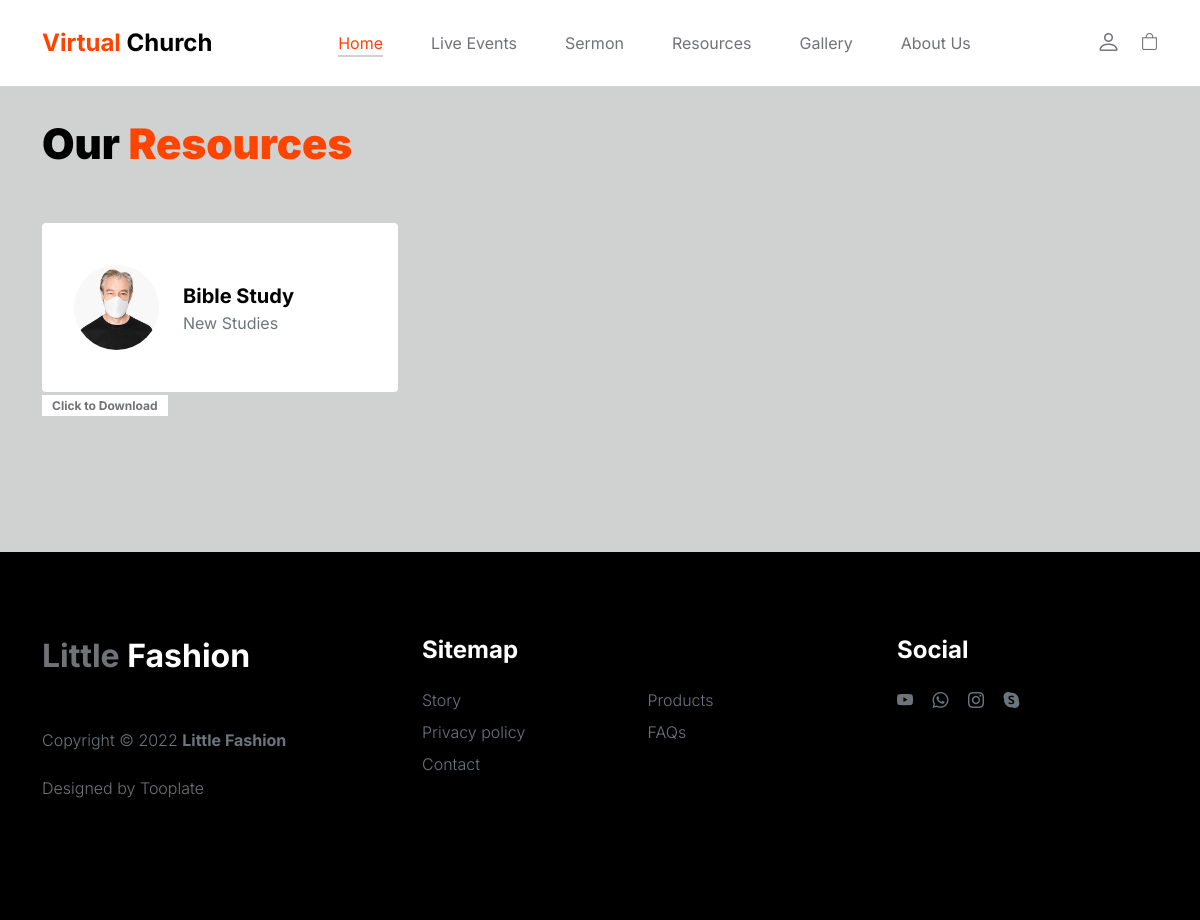
The app's page /resources/, older data.
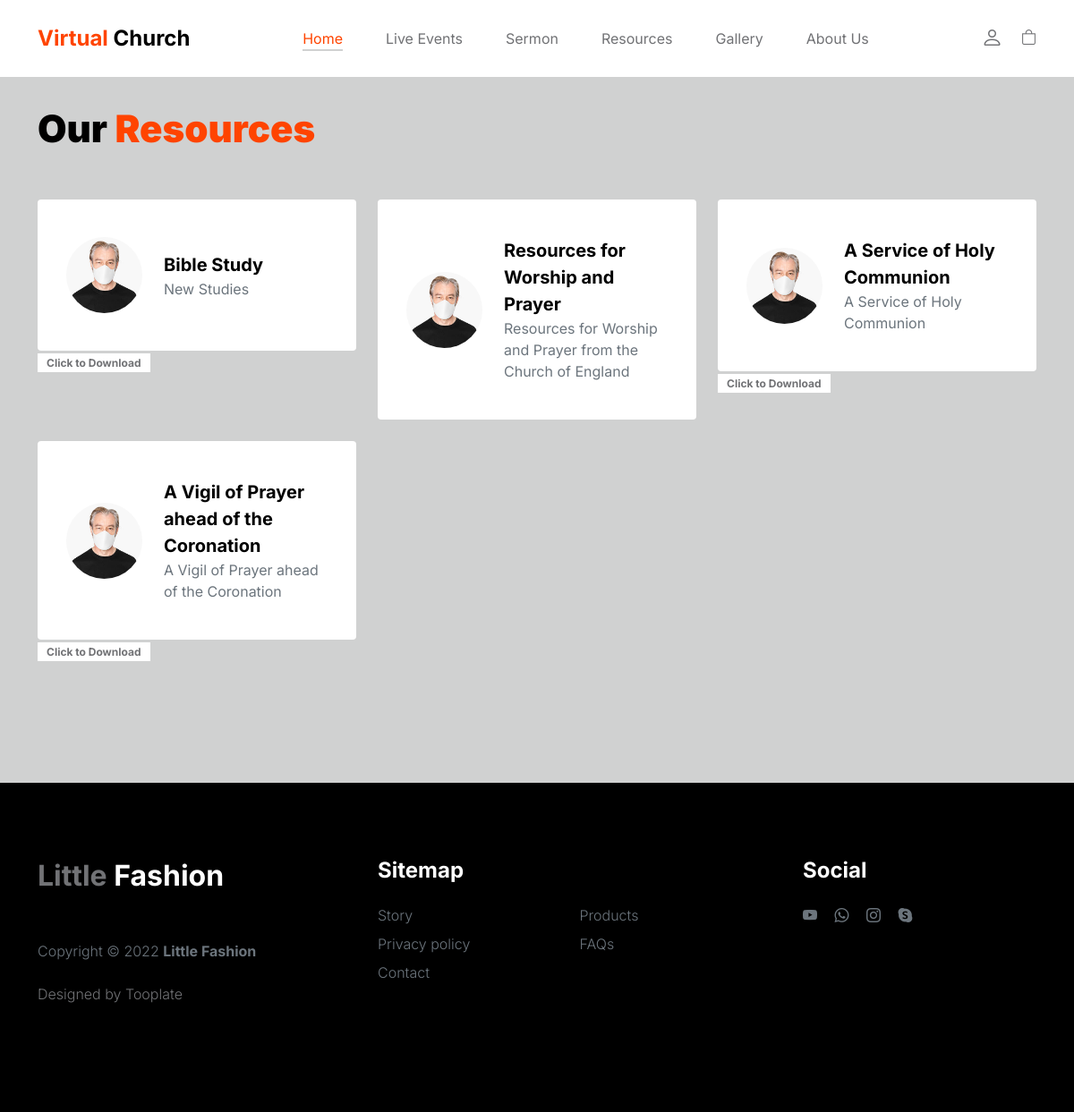
The same page, newer data.
### home/models.py (models this page shows, shortened)
class Resource(models.Model):
    RESOURCE_TYPES = (
        ('bible_study', 'Bible Study'),
        ('event', 'Event'),
        ('forum', 'Forum Discussion'),
    )
    title = models.CharField(max_length=255)
    description = models.TextField()
    resource_type = models.CharField(max_length=15, choices=RESOURCE_TYPES)
    files = models.FileField(upload_to='learning_files', blank=True)
    uploaded_at = models.DateTimeField(auto_now_add=True)

### home/views.py (the view)
# urls.py: path('resources/', views.resources, name='resources'),
def resources(request):
    resources = Resource.objects.all()
    return render(request, 'resources.html', {'resources': resources})

### home/templates/resources.html (shortened to what this page needs)
{% extends "base.html" %}
{% load static %}
{% block content %}
<section class="team section-padding">
  <div class="container">
      <div class="row">
          <div class="col-12">
              <h2 class="mb-5">Our <span>Resources</span></h2>
          </div>
          {% if resources %}
          {% for resource in resources %}
          <div class="col-lg-4 mb-4 col-12">
              <div class="team-thumb d-flex align-items-center">
                  <img src="{% static 'images/people/senior-man-wearing-white-face-mask-covid-19-campaign-with-design-space.jpeg' %}" class="img-fluid custom-circle-image team-image me-4" alt="">
                  <div class="team-info">
                      <h6 class="mb-0">{{ resource.title }}</h6>
                      <a class="text-muted">{{ resource.description }} </a>
                  </div>
              </div>
              {% if resource.files %}
              <a href="{{ resource.files.url }}" download style="color: rgb(56, 136, 80); font-weight: bold; "><span class="product-alert me-auto" >Click to Download</span></a>
                {% endif %}
          </div>
          {% endfor %}
          {% else %}
          <p>No resources available.</p>
      {% endif %}
      </div>
  </div>
</section>
{% endblock content %}

### home/templates/base.html (shortened to what this page needs)
{% load static %}
<!doctype html>
<html lang="en">
    <head>
        <link href="{% static 'css/bootstrap.min.css' %}" rel="stylesheet">
        <link href="{% static 'css/bootstrap-icons.css' %}" rel="stylesheet">
        <link rel="stylesheet" href="{% static 'css/slick.css' %}"/>
        <link href="{% static 'css/tooplate-little-fashion.css' %}" rel="stylesheet">
    </head>
    <body>
        <main>
            <nav class="navbar navbar-expand-lg">
                <div class="container">
                    <a class="navbar-brand" href="index.html">
                        <strong><span>Virtual</span> Church</strong>
                    </a>
                    <div class="collapse navbar-collapse" id="navbarNav">
                        <ul class="navbar-nav mx-auto">
                            <li class="nav-item">
                                <a class="nav-link active" href="index.html">Home</a>
                            </li>
                            <li class="nav-item">
                                <a class="nav-link" href="{% url 'live_event' %}">Live Events</a>
                            </li>
                            <li class="nav-item">
                                <a class="nav-link" href="{% url 'sermon_list' %}">Sermon</a>
                            </li>
                            <li class="nav-item">
                                <a class="nav-link" href="{% url 'resources' %}">Resources</a>
                            </li>
                            <li class="nav-item">
                                <a class="nav-link" href="contact.html">Gallery</a>
                            </li>
                            <li class="nav-item">
                              <a class="nav-link" href="contact.html">About Us</a>
                          </li>
                        </ul>
                        <div class="d-none d-lg-block">
                            <a href="sign-in.html" class="bi-person custom-icon me-3"></a>
                            <a href="product-detail.html" class="bi-bag custom-icon"></a>
                        </div>
                    </div>
                </div>
            </nav>
            {% block content %}{% endblock %}
        </main>
        <footer class="site-footer">
            <div class="container">
                <div class="row">
                    <div class="col-lg-3 col-10 me-auto mb-4">
                        <h4 class="text-white mb-3"><a href="index.html">Little</a> Fashion</h4>
                        <p class="copyright-text text-muted mt-lg-5 mb-4 mb-lg-0">Copyright © 2022 <strong>Little Fashion</strong></p>
                        <br>
                        <p class="copyright-text">Designed by <a href="https://www.tooplate.com/" target="_blank">Tooplate</a></p>
                    </div>
                    <div class="col-lg-5 col-8">
                        <h5 class="text-white mb-3">Sitemap</h5>
                        <ul class="footer-menu d-flex flex-wrap">
                            <li class="footer-menu-item"><a href="about.html" class="footer-menu-link">Story</a></li>
                            <li class="footer-menu-item"><a href="#" class="footer-menu-link">Products</a></li>
                            <li class="footer-menu-item"><a href="#" class="footer-menu-link">Privacy policy</a></li>
                            <li class="footer-menu-item"><a href="#" class="footer-menu-link">FAQs</a></li>
                            <li class="footer-menu-item"><a href="#" class="footer-menu-link">Contact</a></li>
                        </ul>
                    </div>
                    <div class="col-lg-3 col-4">
                        <h5 class="text-white mb-3">Social</h5>
                        <ul class="social-icon">
                            <li><a href="#" class="social-icon-link bi-youtube"></a></li>
                            <li><a href="#" class="social-icon-link bi-whatsapp"></a></li>
                            <li><a href="#" class="social-icon-link bi-instagram"></a></li>
                            <li><a href="#" class="social-icon-link bi-skype"></a></li>
                        </ul>
                    </div>
                </div>
            </div>
        </footer>
    </body>
</html>

### static/css/tooplate-little-fashion.css (style rules this page uses)
:root { --white-color: #FFFFFF; --primary-color: #FF4400; --section-bg-color: #f0f8ff; --dark-color: #000000; --grey-color: #d0d1d1; --p-color: #717275; --body-font-family: 'Inter', sans-serif; --h5-font-size: 24px; --p-font-size: 20px; --copyright-text-font-size: 16px; --product-link-font-size: 14px; --custom-link-font-size: 12px; --font-weight-thin: 100; --font-weight-light: 300; --font-weight-normal: 400; --font-weight-bold: 700; --font-weight-black: 900; }
body, html { height: 100%; }
html { scroll-behavior: smooth; }
body { background: var(--white-color); font-family: var(--body-font-family); position: relative; }
h2, h3, h4, h5, h6 { color: var(--dark-color); line-height: inherit; }
h1, h2, h3, h4, h5, h6 { font-weight: var(--font-weight-bold); }
h1, h2 { font-weight: var(--font-weight-black); }
h2 { font-size: 42px; }
h4 { font-size: 32px; }
h5 { font-size: 24px; }
h6 { font-size: 20px; }
p { color: var(--p-color); font-size: var(--p-font-size); font-weight: var(--font-weight-light); }
a, button { touch-action: manipulation; transition: all 0.3s; }
a { color: var(--p-color); text-decoration: none; }
b, strong { font-weight: var(--font-weight-bold); }
.custom-icon { color: var(--p-color); font-size: 24px; }
.custom-icon { display: inline-block; vertical-align: middle; }
.bi-bag.custom-icon { font-size: 17px; }
.navbar { background: var(--white-color); position: fixed; top: 0; right: 0; left: 0; padding: 25px 0; z-index: 2; will-change: transform; transition: transform 300ms linear; }
.navbar span, h2 span, h4 span { color: var(--primary-color); }
.navbar-brand { color: var(--dark-color); font-size: 24px; font-weight: var(--font-weight-light); margin: 0; padding: 0; }
.navbar-expand-lg .navbar-nav .nav-link { display: inline-block; padding: 0; margin-right: 1.5rem; margin-left: 1.5rem; }
.nav-link { color: var(--p-color); font-size: 16px; position: relative; }
.navbar .nav-link::after { position: absolute; top: 100%; left: 0; width: 100%; height: 2px; background: var(--grey-color); content: ''; opacity: 0; -webkit-transition: opacity 0.3s, -webkit-transform 0.3s; -moz-transition: opacity 0.3s, -moz-transform 0.3s; transition: opacity 0.3s, transform 0.3s; -webkit-transform: translateY(10px); -moz-transform: translateY(10px); transform: translateY(10px); }
.navbar .nav-link.active::after, .navbar .nav-link:hover::after { opacity: 1; -webkit-transform: translateY(0px); -moz-transform: translateY(0px); transform: translateY(0px); }
.navbar .nav-link.active, .navbar .nav-link:hover { color: var(--primary-color); }
.custom-circle-image { border-radius: 100px; width: 55px; height: 55px; }
.custom-circle-image.team-image { width: 85px; height: 85px; }
section { content-visibility: auto; contain-intrinsic-size: 700px; }
.section-padding { padding-top: 7rem; padding-bottom: 7rem; }
.team { background: var(--grey-color); }
.team-thumb { background: var(--white-color); position: relative; border-radius: .25rem; padding: 42px 32px; }
.team-info { width: 100%; }
.product-alert { background: var(--white-color); color: var(--p-color); font-size: var(--custom-link-font-size); font-weight: var(--font-weight-bold); padding: 3px 10px; }
.site-footer { background: var(--dark-color); padding-top: 5rem; padding-bottom: 5rem; }
.footer-menu { margin: 0; padding: 0; }
.footer-menu-item { display: block; width: 50%; }
.footer-menu-link { color: #6c757d; font-weight: var(--font-weight-light); display: inline-block; vertical-align: top; margin-top: 4px; margin-bottom: 4px; }
.site-footer .social-icon-link { margin-top: 4px; }
.copyright-text { font-size: var(--copyright-text-font-size); }
.social-icon { margin: 0; padding: 0; }
.social-icon li { list-style: none; display: inline-block; vertical-align: top; }
.social-icon-link { color: #6c757d; font-size: 1rem; display: inline-block; vertical-align: top; margin-bottom: 4px; margin-right: 15px; }

Row changes from the older to the newer data that the page shows:
added Resource: title "Resources for Worship and Prayer", description "Resources for Worship and Prayer from the Church of England"
added Resource: title "A Service of Holy Communion", description "A Service of Holy Communion"
added Resource: title "A Vigil of Prayer ahead of the Coronation", description "A Vigil of Prayer ahead of the Coronation"
